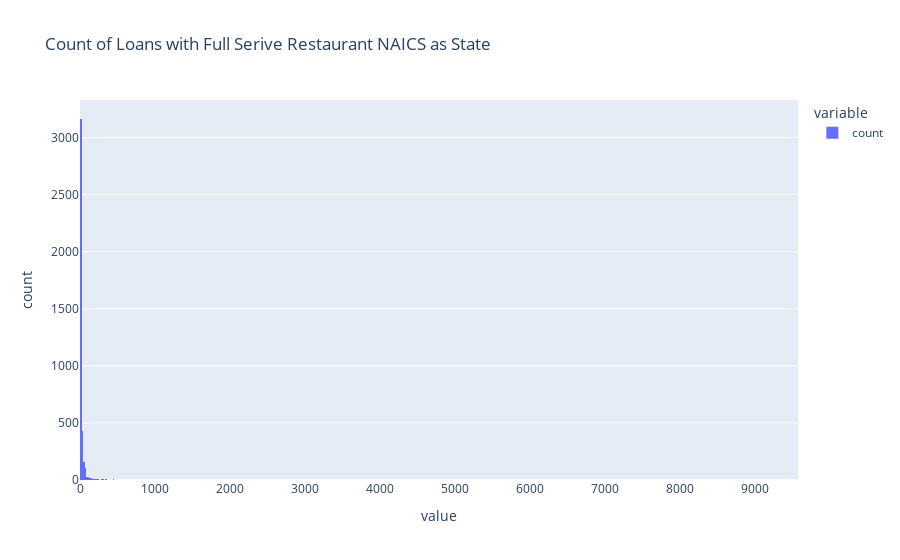

This figure's notebook cell:
### Code cell
px.histogram(lender_value_counts['count'], title='Count of Loans with Full Serive Restaurant NAICS as State')

### Figure 1 — Plotly figure (JSON) as saved in the notebook; plotly's stock layout.template omitted (floating-point values rounded to 4 significant figures; data arrays with more than 128 entries replaced by an {"elided": "..."} marker saying what was removed)
{"data": [{"alignmentgroup": "True", "bingroup": "x", "hovertemplate": "variable=count<br>value=%{x}<br>count=%{y}<extra></extra>", "legendgroup": "count", "marker": {"color": "#636efa"}, "name": "count", "offsetgroup": "count", "orientation": "v", "showlegend": true, "type": "histogram", "x": {"elided": "4062 int values"}, "xaxis": "x", "yaxis": "y"}], "layout": {"autosize": true, "barmode": "relative", "legend": {"title": {"text": "variable"}, "tracegroupgap": 0}, "title": {"text": "Count of Loans with Full Serive Restaurant NAICS as State"}, "xaxis": {"anchor": "y", "autorange": true, "domain": [0, 1], "range": [-0.5, 9580.0], "title": {"text": "value"}, "type": "linear"}, "yaxis": {"anchor": "x", "autorange": true, "domain": [0, 1], "range": [0, 3328.0], "title": {"text": "count"}}}}
